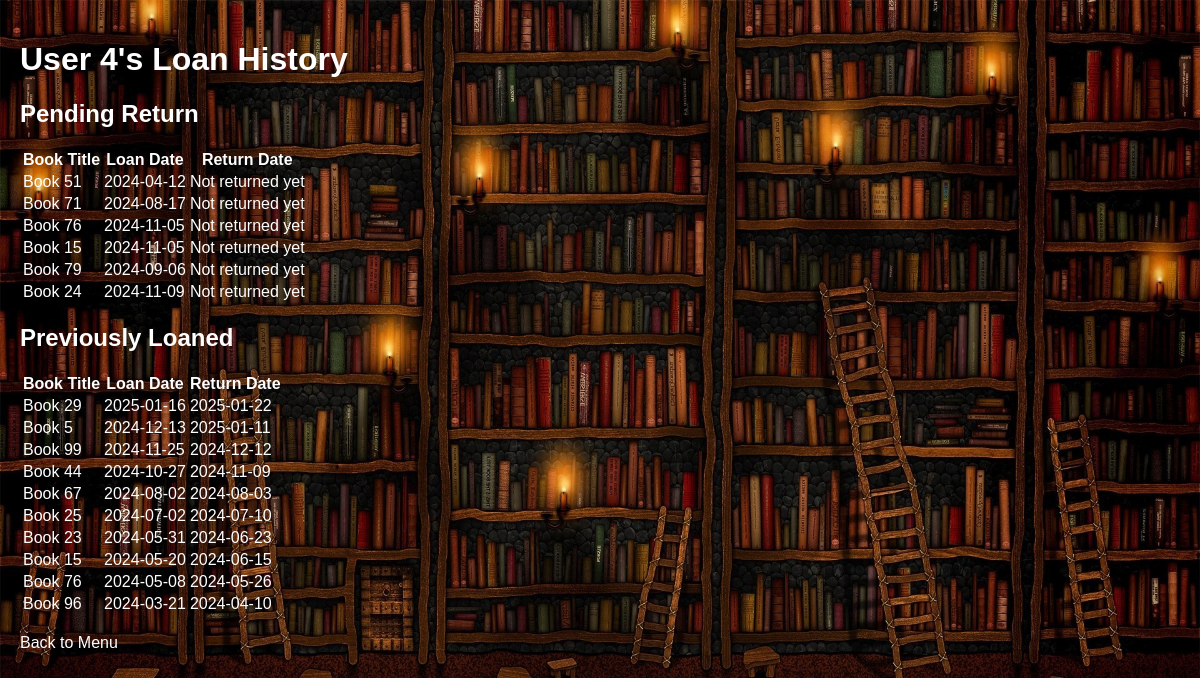
The app's page /user_loans/4, older data.
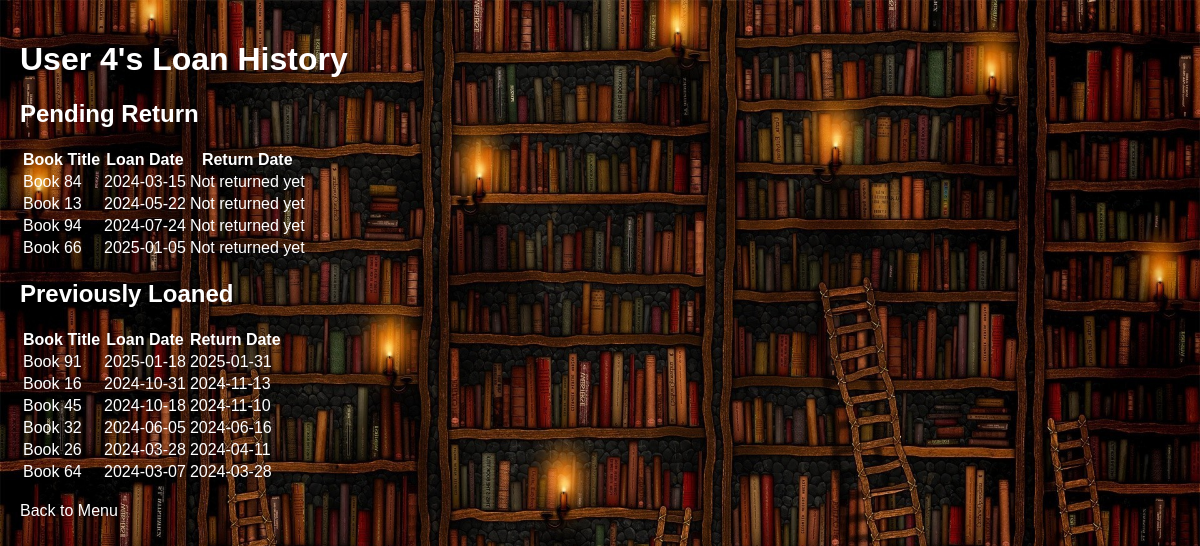
The same page, newer data.
### initial.py (models this page shows)
class Loan(db.Model):
    id = db.Column(db.Integer, primary_key=True)
    book_id = db.Column(db.Integer, db.ForeignKey('book.id'), nullable=False)
    user_id = db.Column(db.Integer, db.ForeignKey('user.id'), nullable=False)
    loan_date = db.Column(db.Date, nullable=False)
    return_date = db.Column(db.Date, nullable=True)

class Book(db.Model):
    id = db.Column(db.Integer, primary_key=True)
    title = db.Column(db.String(100), nullable=False)
    author = db.Column(db.String(100), nullable=False)
    published_date = db.Column(db.String(10), nullable=False)
    status = db.Column(db.String(10), default="available")
    pages = db.Column(db.Integer, nullable=False, default=0)
    goodread_rating = db.Column(db.Float, nullable=False, default=0.0)
    loans = db.relationship('Loan', backref='book', lazy=True)     #backref to Loans

### initial.py (the view)
@app.route('/user_loans/<int:user_id>')
def user_loans(user_id):
    user = User.query.get(user_id)
    loans = Loan.query.filter_by(user_id=user_id).all()
    returned_loans = [loan for loan in loans if loan.return_date is not None]
    not_returned_loans = [loan for loan in loans if loan.return_date is None]
    returned_loans.sort(key=lambda loan: loan.return_date, reverse=True)
    return render_template('user_loans.html',
                           user=user,
                           returned_loans=returned_loans,
                           not_returned_loans=not_returned_loans)

### templates/user_loans.html (shortened to what this page needs)
<!DOCTYPE html>
<html lang="en">
<head>
    <link rel="stylesheet" href="{{ url_for('static', filename='style.css') }}">
</head>
<body>
    <h1>{{ user.name }}'s Loan History</h1>
    <h2>Pending Return</h2>
    {% if not_returned_loans %}
        <table>
            <thead>
                <tr>
                    <th>Book Title</th>
                    <th>Loan Date</th>
                    <th>Return Date</th>
                </tr>
            </thead>
            <tbody>
                {% for loan in not_returned_loans %}
                    <tr>
                        <td>{{ loan.book.title }}</td>
                        <td>{{ loan.loan_date }}</td>
                        <td>Not returned yet</td>
                    </tr>
                {% endfor %}
            </tbody>
        </table>
    {% else %}
        <p>No books are overdue or not returned yet.</p>
    {% endif %}
    <h2>Previously Loaned</h2>
    {% if returned_loans %}
        <table>
            <thead>
                <tr>
                    <th>Book Title</th>
                    <th>Loan Date</th>
                    <th>Return Date</th>
                </tr>
            </thead>
            <tbody>
                {% for loan in returned_loans %}
                    <tr>
                        <td>{{ loan.book.title }}</td>
                        <td>{{ loan.loan_date }}</td>
                        <td>{{ loan.return_date }}</td>
                    </tr>
                {% endfor %}
            </tbody>
        </table>
    {% else %}
        <p>No returned books.</p>
    {% endif %}
    <br>
    <a href="/">Back to Menu</a>
</body>
</html>

Row changes from the older to the newer data that the page shows:
no longer on this page (row edited): Loan: book "Book 51", loan_date "2024-04-12", shown under "Pending Return"
removed Loan: book "Book 71", loan_date "2024-08-17", shown under "Pending Return"
removed Loan: book "Book 76", loan_date "2024-11-05", shown under "Pending Return"
removed Loan: book "Book 15", loan_date "2024-11-05", shown under "Pending Return"
removed Loan: book "Book 79", loan_date "2024-09-06", shown under "Pending Return"
removed Loan: book "Book 24", loan_date "2024-11-09", shown under "Pending Return"
removed Loan: book "Book 29", loan_date "2025-01-16", return_date "2025-01-22", shown under "Previously Loaned"
removed Loan: book "Book 5", loan_date "2024-12-13", return_date "2025-01-11", shown under "Previously Loaned"
no longer on this page (row edited): Loan: book "Book 99", loan_date "2024-11-25", return_date "2024-12-12", shown under "Previously Loaned"
removed Loan: book "Book 44", loan_date "2024-10-27", return_date "2024-11-09", shown under "Previously Loaned"
no longer on this page (row edited): Loan: book "Book 67", loan_date "2024-08-02", return_date "2024-08-03", shown under "Previously Loaned"
no longer on this page (row edited): Loan: book "Book 25", loan_date "2024-07-02", return_date "2024-07-10", shown under "Previously Loaned"
removed Loan: book "Book 23", loan_date "2024-05-31", return_date "2024-06-23", shown under "Previously Loaned"
removed Loan: book "Book 15", loan_date "2024-05-20", return_date "2024-06-15", shown under "Previously Loaned"
no longer on this page (row edited): Loan: book "Book 76", loan_date "2024-05-08", return_date "2024-05-26", shown under "Previously Loaned"
removed Loan: book "Book 96", loan_date "2024-03-21", return_date "2024-04-10", shown under "Previously Loaned"
now on this page (row edited): Loan: book "Book 84", loan_date "2024-03-15", shown under "Pending Return"
now on this page (row edited): Loan: book "Book 13", loan_date "2024-05-22", shown under "Pending Return"
now on this page (row edited): Loan: book "Book 94", loan_date "2024-07-24", shown under "Pending Return"
now on this page (row edited): Loan: book "Book 66", loan_date "2025-01-05", shown under "Pending Return"
added Loan: book "Book 91", loan_date "2025-01-18", return_date "2025-01-31", shown under "Previously Loaned"
now on this page (row edited): Loan: book "Book 16", loan_date "2024-10-31", return_date "2024-11-13", shown under "Previously Loaned"
now on this page (row edited): Loan: book "Book 45", loan_date "2024-10-18", return_date "2024-11-10", shown under "Previously Loaned"
added Loan: book "Book 32", loan_date "2024-06-05", return_date "2024-06-16", shown under "Previously Loaned"
now on this page (row edited): Loan: book "Book 26", loan_date "2024-03-28", return_date "2024-04-11", shown under "Previously Loaned"
now on this page (row edited): Loan: book "Book 64", loan_date "2024-03-07", return_date "2024-03-28", shown under "Previously Loaned"
